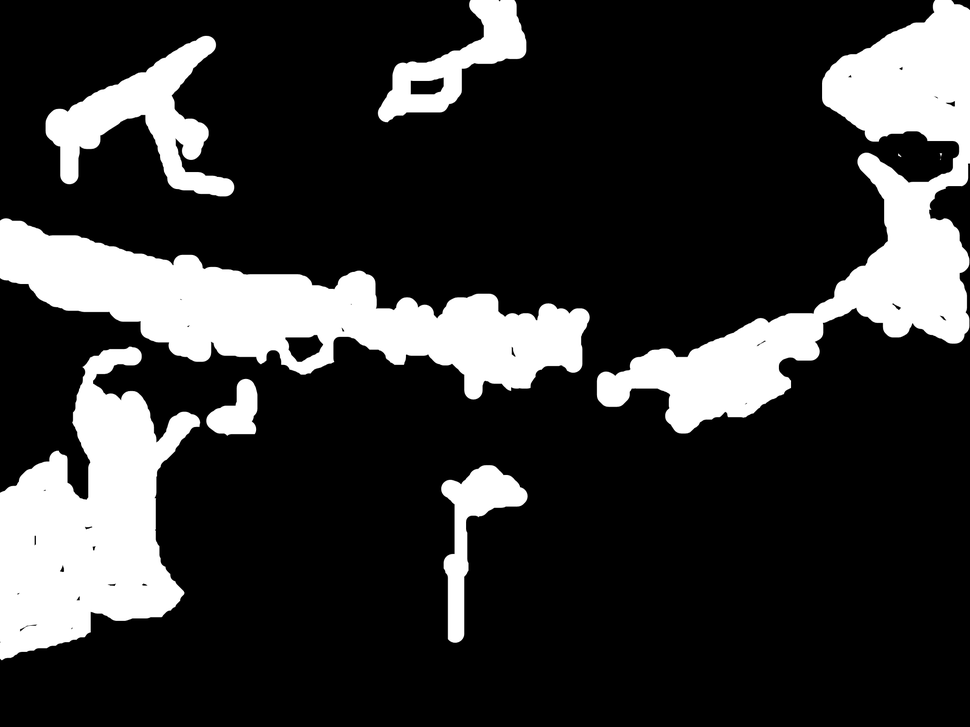
#> input picture test.png, 970 x 727 px, shrunk from 2000 x 1500 before the run
$ jupyter execute demo.ipynb
#> lines starting #> are read from the running program, lines starting #| are printed output that depends on the picture; after the words box and inside, x2 and y2 are one past the last pixel; in counts of white or black regions, pixels touching at a corner belong together
[cell 1]
import cv2
import matplotlib.pyplot as plt

Load image:

[cell 2]
img = cv2.imread('test.png', cv2.IMREAD_GRAYSCALE)
#> img is the input picture: shape (727, 970); min 0, max 255, mean 52.4
plt.imshow(img,cmap="gray")

[cell 3]
img.shape
#> Out = (727, 970)

Get contours and filter them (delete small ones)

[cell 4]
ret,thresh = cv2.threshold(img,127,255,0)
#> thresh: shape (727, 970); 20.6% white; 9 white regions (2 under 20 px)
contours,hierarchy = cv2.findContours(thresh, 1, 2)
#> contours = 35 contours, 22 with area under 20; largest, box (x1, y1, x2, y2) and area: (597, 0, 970, 434) 43141, (0, 218, 590, 399) 42604, (0, 347, 200, 660) 33788, (46, 36, 234, 196) 10710, (378, 0, 526, 122) 6650
new_contours = []
for cnt in contours:
    if cv2.contourArea(cnt) > 0.005*img.shape[0]*img.shape[1]:
        new_contours.append(cnt)
#> this loop made 35 passes
#> cnt on passes 2, 5, 12, 18, 22, 26, 27, 29, 32: [[23, 627], [24, 626], [25, 627], [24, 628]], [[17, 593], [18, 592], [19, 593], [18, 594]], [[43, 490], [44, 489], [45, 490], [44, 491]], [[761, 342], [762, 341], [763, 342], [762, 343]], [[187, 326], [188, 325], [189, 326], [188, 327]], [[898, 154], [898, 155], [899, 155], [900, 156]], [[940, 153], [940, 154], [941, 154], [941, 153]], [[935, 97], [936, 96], [937, 97], [936, 98]], [[901, 66], [903, 68], [901, 70], [899, 68]]
#> after the loop, new_contours = 6 contours; box (x1, y1, x2, y2) and area: (597, 0, 970, 434) 43141, (0, 218, 590, 399) 42604, (0, 347, 200, 660) 33788, (46, 36, 234, 196) 10710, (378, 0, 526, 122) 6650, (441, 465, 528, 643) 4597

[cell 5]
len(contours), len(new_contours)
#> Out = (35, 6)

Downgrade the ammount of points in contours

[cell 6]
approx = []
for cnt in new_contours:
    epsilon = 0.005*cv2.arcLength(cnt,True)
    approx.append(cv2.approxPolyDP(cnt,epsilon,True))
#> this loop made 6 passes
#> epsilon on passes 1 to 6: 2.5, 6.14, 8.45, 4.34, 10.03, 2.5
#> after the loop, approx = 6 contours; box (x1, y1, x2, y2) and area: (601, 0, 969, 434) 41715, (0, 220, 582, 399) 41315, (0, 347, 200, 660) 33630, (46, 36, 234, 195) 10508, (378, 0, 526, 122) 6716, (441, 465, 528, 643) 4545

Visualize

[cell 7]
plt.rcParams["figure.figsize"] = (15, 8)
fig, ax = plt.subplots(2,3)
for i, app in enumerate(approx):
    image = cv2.cvtColor(img,cv2.COLOR_GRAY2RGB)
    for point in app:
        p = point.reshape(-1)
        image = cv2.circle(image, (p[0],p[1]), radius=15, color=(255, 0, 0), thickness=-1)
    ax[i//3,i%3].imshow(image)
#> this loop made 6 passes
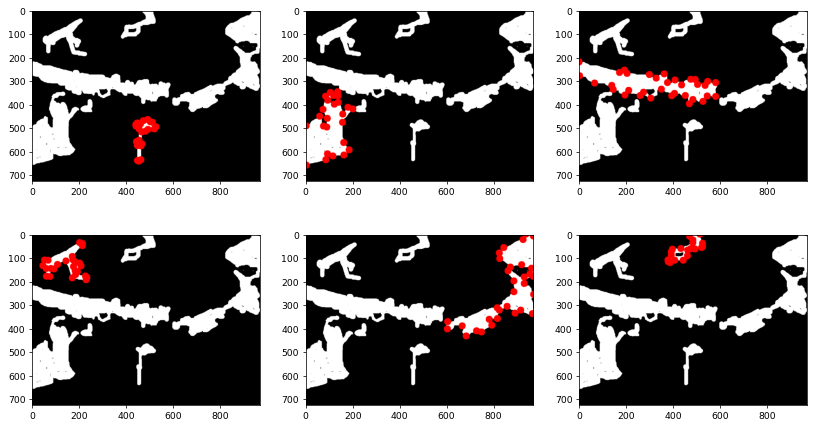
#> figure drawn by matplotlib, 6 panels; B, G, R data is drawn as R, G, B
